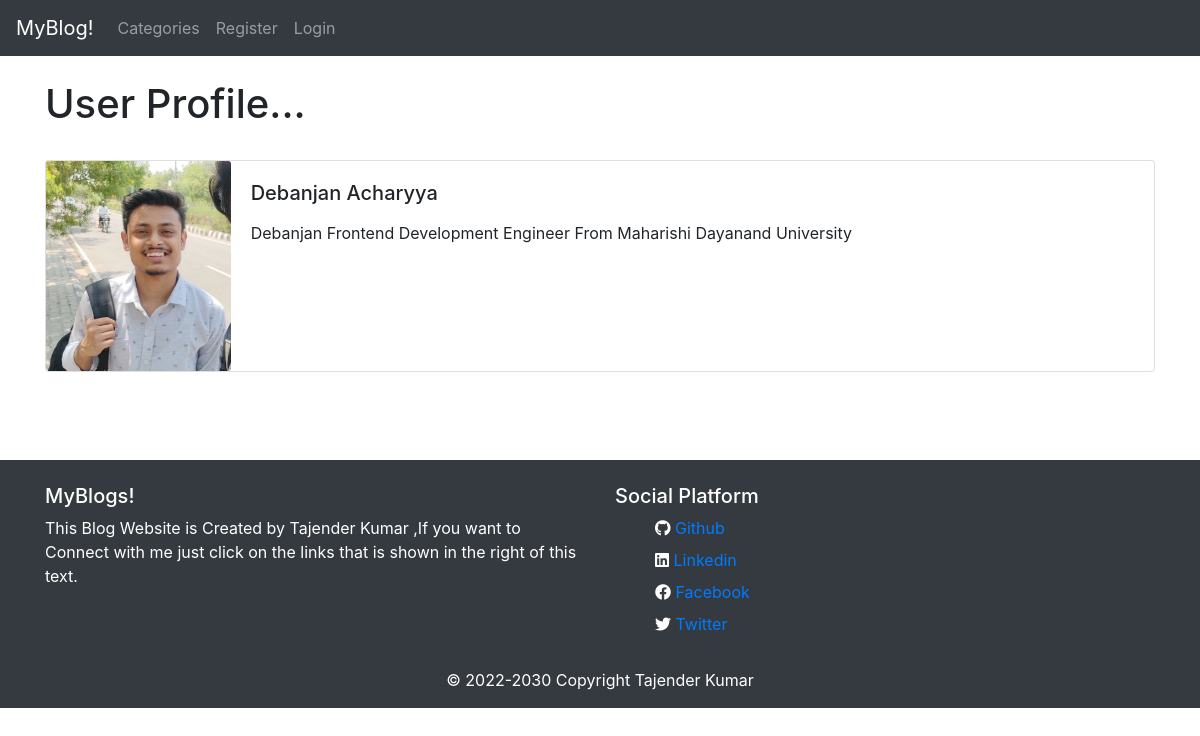
The page /members/7/profile/ on the database its author committed.
### theblog/models.py (models this page shows, shortened)
class Profile(models.Model):
    user = models.OneToOneField(User, null=True, on_delete=models.CASCADE)
    bio = models.TextField()
    profile_pic = models.ImageField(
        upload_to='images/profile', null=True, blank=True)
    website_url = models.CharField(max_length=255, null=True, blank=True)
    facebook_url = models.CharField(max_length=255, null=True, blank=True)
    instagram_url = models.CharField(max_length=255, null=True, blank=True)
    twitter_url = models.CharField(max_length=255, null=True, blank=True)

### members/views.py (the view)
# urls.py: path('<int:pk>/profile/', ShowProfilePageView.as_view(),
class ShowProfilePageView(DetailView):
    model = Profile
    template_name = 'registration/user_profile.html'
    def get_context_data(self, *args, **kwargs):
        context = super(ShowProfilePageView,
                        self).get_context_data(*args, **kwargs)
        page_user = get_object_or_404(Profile, id=self.kwargs['pk'])
        context["page_user"] = page_user
        return context

### members/templates/registration/user_profile.html (shortened to what this page needs)
{% extends 'base.html' %} <br />
{%block title%}Profile {%endblock title%} {% load static %}
{% block content %}
<h1>User Profile...</h1>
<br />
<div class="card mb-3">
  <div class="row no-gutters">
    <div class="col-md-2">
      {% if page_user.profile_pic %}
      <img src="{{ page_user.profile_pic.url }}" class="card-img" />
      {% else %}
      <img src="{% static 'theblog/images/default.png' %}" class="card-img" />
      {% endif %}
    </div>
    <div class="col-md-10">
      <div class="card-body">
        <h5 class="card-title text-capitalize">
          {{ page_user.user.first_name }} {{ page_user.user.last_name }}
        </h5>
        <p class="card-text text-capitalize">{{ page_user.bio }}</p>
      </div>
    </div>
  </div>
</div>
<br /><br />
{% endblock %}

### rows shown on the page
Profile: profile_pic (picture), user.first_name "Debanjan", user.last_name "Acharyya", bio "Debanjan Frontend Development Engineer From Maharishi Dayanand University"
